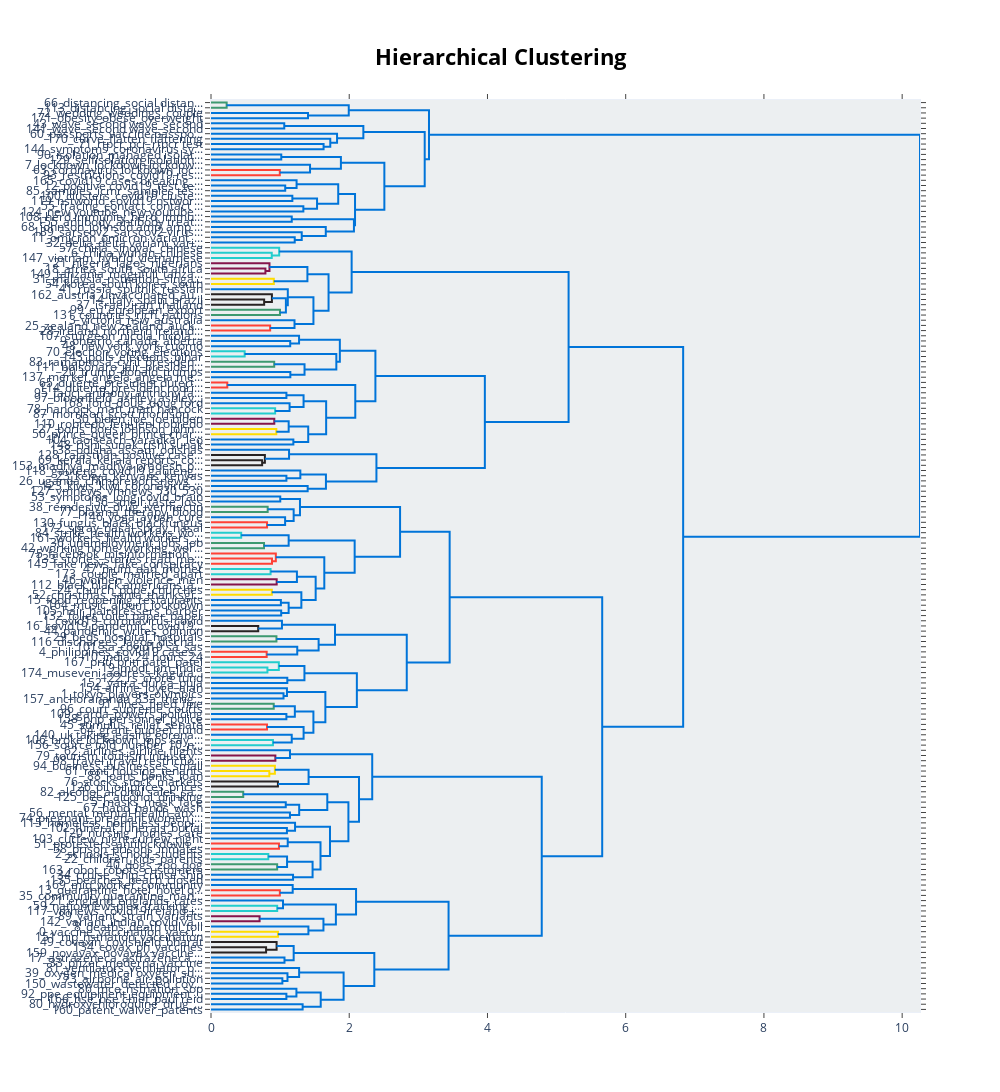

Write notebook code for a chart like this one.
### Code cell
topic_model.visualize_hierarchy()

### Figure 1 — Plotly figure (JSON) as saved in the notebook; plotly's stock layout.template omitted (floating-point values rounded to 4 significant figures; data arrays with more than 128 entries replaced by an {"elided": "..."} marker saying what was removed)
{"data": [{"hoverinfo": "text", "marker": {"color": "rgb(61,153,112)"}, "mode": "lines", "type": "scatter", "x": [0, 0.2264, 0.2264, 0], "xaxis": "x", "y": [-5, -5, -15, -15], "yaxis": "y"}, {"hoverinfo": "text", "marker": {"color": "rgb(0,116,217)"}, "mode": "lines", "type": "scatter", "x": [0, 1.404, 1.404, 0], "xaxis": "x", "y": [-25, -25, -35, -35], "yaxis": "y"}, {"hoverinfo": "text", "marker": {"color": "rgb(0,116,217)"}, "mode": "lines", "type": "scatter", "x": [0.2264, 1.993, 1.993, 1.404], "xaxis": "x", "y": [-10, -10, -30, -30], "yaxis": "y"}, {"hoverinfo": "text", "marker": {"color": "rgb(0,116,217)"}, "mode": "lines", "type": "scatter", "x": [0, 1.06, 1.06, 0], "xaxis": "x", "y": [-45, -45, -55, -55], "yaxis": "y"}, {"hoverinfo": "text", "marker": {"color": "rgb(0,116,217)"}, "mode": "lines", "type": "scatter", "x": [0, 1.629, 1.629, 0], "xaxis": "x", "y": [-85, -85, -95, -95], "yaxis": "y"}, {"hoverinfo": "text", "marker": {"color": "rgb(0,116,217)"}, "mode": "lines", "type": "scatter", "x": [0, 1.726, 1.726, 1.629], "xaxis": "x", "y": [-75, -75, -90, -90], "yaxis": "y"}, {"hoverinfo": "text", "marker": {"color": "rgb(0,116,217)"}, "mode": "lines", "type": "scatter", "x": [0, 1.824, 1.824, 1.726], "xaxis": "x", "y": [-65, -65, -82.5, -82.5], "yaxis": "y"}, {"hoverinfo": "text", "marker": {"color": "rgb(0,116,217)"}, "mode": "lines", "type": "scatter", "x": [1.06, 2.204, 2.204, 1.824], "xaxis": "x", "y": [-50, -50, -73.75, -73.75], "yaxis": "y"}, {"hoverinfo": "text", "marker": {"color": "rgb(0,116,217)"}, "mode": "lines", "type": "scatter", "x": [0, 1.017, 1.017, 0], "xaxis": "x", "y": [-105, -105, -115, -115], "yaxis": "y"}, {"hoverinfo": "text", "marker": {"color": "rgb(255,65,54)"}, "mode": "lines", "type": "scatter", "x": [0, 0.9956, 0.9956, 0], "xaxis": "x", "y": [-135, -135, -145, -145], "yaxis": "y"}, {"hoverinfo": "text", "marker": {"color": "rgb(0,116,217)"}, "mode": "lines", "type": "scatter", "x": [0, 1.433, 1.433, 0.9956], "xaxis": "x", "y": [-125, -125, -140, -140], "yaxis": "y"}, {"hoverinfo": "text", "marker": {"color": "rgb(0,116,217)"}, "mode": "lines", "type": "scatter", "x": [1.017, 1.879, 1.879, 1.433], "xaxis": "x", "y": [-110, -110, -132.5, -132.5], "yaxis": "y"}, {"hoverinfo": "text", "marker": {"color": "rgb(0,116,217)"}, "mode": "lines", "type": "scatter", "x": [0, 1.074, 1.074, 0], "xaxis": "x", "y": [-165, -165, -175, -175], "yaxis": "y"}, {"hoverinfo": "text", "marker": {"color": "rgb(0,116,217)"}, "mode": "lines", "type": "scatter", "x": [0, 1.238, 1.238, 1.074], "xaxis": "x", "y": [-155, -155, -170, -170], "yaxis": "y"}, {"hoverinfo": "text", "marker": {"color": "rgb(0,116,217)"}, "mode": "lines", "type": "scatter", "x": [0, 1.177, 1.177, 0], "xaxis": "x", "y": [-185, -185, -195, -195], "yaxis": "y"}, {"hoverinfo": "text", "marker": {"color": "rgb(0,116,217)"}, "mode": "lines", "type": "scatter", "x": [0, 1.336, 1.336, 0], "xaxis": "x", "y": [-205, -205, -215, -215], "yaxis": "y"}, {"hoverinfo": "text", "marker": {"color": "rgb(0,116,217)"}, "mode": "lines", "type": "scatter", "x": [1.177, 1.534, 1.534, 1.336], "xaxis": "x", "y": [-190, -190, -210, -210], "yaxis": "y"}, {"hoverinfo": "text", "marker": {"color": "rgb(0,116,217)"}, "mode": "lines", "type": "scatter", "x": [1.238, 1.841, 1.841, 1.534], "xaxis": "x", "y": [-162.5, -162.5, -200, -200], "yaxis": "y"}, {"hoverinfo": "text", "marker": {"color": "rgb(0,116,217)"}, "mode": "lines", "type": "scatter", "x": [0, 1.168, 1.168, 0], "xaxis": "x", "y": [-225, -225, -235, -235], "yaxis": "y"}, {"hoverinfo": "text", "marker": {"color": "rgb(0,116,217)"}, "mode": "lines", "type": "scatter", "x": [0, 1.211, 1.211, 0], "xaxis": "x", "y": [-265, -265, -275, -275], "yaxis": "y"}, {"hoverinfo": "text", "marker": {"color": "rgb(0,116,217)"}, "mode": "lines", "type": "scatter", "x": [0, 1.313, 1.313, 1.211], "xaxis": "x", "y": [-255, -255, -270, -270], "yaxis": "y"}, {"hoverinfo": "text", "marker": {"color": "rgb(0,116,217)"}, "mode": "lines", "type": "scatter", "x": [0, 1.661, 1.661, 1.313], "xaxis": "x", "y": [-245, -245, -262.5, -262.5], "yaxis": "y"}, {"hoverinfo": "text", "marker": {"color": "rgb(0,116,217)"}, "mode": "lines", "type": "scatter", "x": [1.168, 2.068, 2.068, 1.661], "xaxis": "x", "y": [-230, -230, -253.8, -253.8], "yaxis": "y"}, {"hoverinfo": "text", "marker": {"color": "rgb(0,116,217)"}, "mode": "lines", "type": "scatter", "x": [1.841, 2.084, 2.084, 2.068], "xaxis": "x", "y": [-181.2, -181.2, -241.9, -241.9], "yaxis": "y"}, {"hoverinfo": "text", "marker": {"color": "rgb(0,116,217)"}, "mode": "lines", "type": "scatter", "x": [1.879, 2.508, 2.508, 2.084], "xaxis": "x", "y": [-121.2, -121.2, -211.6, -211.6], "yaxis": "y"}, {"hoverinfo": "text", "marker": {"color": "rgb(0,116,217)"}, "mode": "lines", "type": "scatter", "x": [2.204, 3.092, 3.092, 2.508], "xaxis": "x", "y": [-61.88, -61.88, -166.4, -166.4], "yaxis": "y"}, {"hoverinfo": "text", "marker": {"color": "rgb(0,116,217)"}, "mode": "lines", "type": "scatter", "x": [1.993, 3.154, 3.154, 3.092], "xaxis": "x", "y": [-20, -20, -114.1, -114.1], "yaxis": "y"}, {"hoverinfo": "text", "marker": {"color": "rgb(35,205,205)"}, "mode": "lines", "type": "scatter", "x": [0, 0.8788, 0.8788, 0], "xaxis": "x", "y": [-295, -295, -305, -305], "yaxis": "y"}, {"hoverinfo": "text", "marker": {"color": "rgb(35,205,205)"}, "mode": "lines", "type": "scatter", "x": [0, 0.9864, 0.9864, 0.8788], "xaxis": "x", "y": [-285, -285, -300, -300], "yaxis": "y"}, {"hoverinfo": "text", "marker": {"color": "rgb(133,20,75)"}, "mode": "lines", "type": "scatter", "x": [0, 0.7874, 0.7874, 0], "xaxis": "x", "y": [-325, -325, -335, -335], "yaxis": "y"}, {"hoverinfo": "text", "marker": {"color": "rgb(133,20,75)"}, "mode": "lines", "type": "scatter", "x": [0, 0.846, 0.846, 0.7874], "xaxis": "x", "y": [-315, -315, -330, -330], "yaxis": "y"}, {"hoverinfo": "text", "marker": {"color": "rgb(255,220,0)"}, "mode": "lines", "type": "scatter", "x": [0, 0.9088, 0.9088, 0], "xaxis": "x", "y": [-345, -345, -355, -355], "yaxis": "y"}, {"hoverinfo": "text", "marker": {"color": "rgb(0,116,217)"}, "mode": "lines", "type": "scatter", "x": [0.846, 1.395, 1.395, 0.9088], "xaxis": "x", "y": [-322.5, -322.5, -350, -350], "yaxis": "y"}, {"hoverinfo": "text", "marker": {"color": "rgb(40,35,35)"}, "mode": "lines", "type": "scatter", "x": [0, 0.7689, 0.7689, 0], "xaxis": "x", "y": [-385, -385, -395, -395], "yaxis": "y"}, {"hoverinfo": "text", "marker": {"color": "rgb(40,35,35)"}, "mode": "lines", "type": "scatter", "x": [0, 0.8812, 0.8812, 0.7689], "xaxis": "x", "y": [-375, -375, -390, -390], "yaxis": "y"}, {"hoverinfo": "text", "marker": {"color": "rgb(61,153,112)"}, "mode": "lines", "type": "scatter", "x": [0, 0.9981, 0.9981, 0], "xaxis": "x", "y": [-405, -405, -415, -415], "yaxis": "y"}, {"hoverinfo": "text", "marker": {"color": "rgb(0,116,217)"}, "mode": "lines", "type": "scatter", "x": [0.8812, 1.084, 1.084, 0.9981], "xaxis": "x", "y": [-382.5, -382.5, -410, -410], "yaxis": "y"}, {"hoverinfo": "text", "marker": {"color": "rgb(0,116,217)"}, "mode": "lines", "type": "scatter", "x": [0, 1.111, 1.111, 1.084], "xaxis": "x", "y": [-365, -365, -396.2, -396.2], "yaxis": "y"}, {"hoverinfo": "text", "marker": {"color": "rgb(255,65,54)"}, "mode": "lines", "type": "scatter", "x": [0, 0.8558, 0.8558, 0], "xaxis": "x", "y": [-435, -435, -445, -445], "yaxis": "y"}, {"hoverinfo": "text", "marker": {"color": "rgb(0,116,217)"}, "mode": "lines", "type": "scatter", "x": [0, 1.208, 1.208, 0.8558], "xaxis": "x", "y": [-425, -425, -440, -440], "yaxis": "y"}, {"hoverinfo": "text", "marker": {"color": "rgb(0,116,217)"}, "mode": "lines", "type": "scatter", "x": [1.111, 1.482, 1.482, 1.208], "xaxis": "x", "y": [-380.6, -380.6, -432.5, -432.5], "yaxis": "y"}, {"hoverinfo": "text", "marker": {"color": "rgb(0,116,217)"}, "mode": "lines", "type": "scatter", "x": [1.395, 1.701, 1.701, 1.482], "xaxis": "x", "y": [-336.2, -336.2, -406.6, -406.6], "yaxis": "y"}, {"hoverinfo": "text", "marker": {"color": "rgb(0,116,217)"}, "mode": "lines", "type": "scatter", "x": [0.9864, 2.035, 2.035, 1.701], "xaxis": "x", "y": [-292.5, -292.5, -371.4, -371.4], "yaxis": "y"}, {"hoverinfo": "text", "marker": {"color": "rgb(0,116,217)"}, "mode": "lines", "type": "scatter", "x": [0, 1.146, 1.146, 0], "xaxis": "x", "y": [-465, -465, -475, -475], "yaxis": "y"}, {"hoverinfo": "text", "marker": {"color": "rgb(0,116,217)"}, "mode": "lines", "type": "scatter", "x": [0, 1.274, 1.274, 1.146], "xaxis": "x", "y": [-455, -455, -470, -470], "yaxis": "y"}, {"hoverinfo": "text", "marker": {"color": "rgb(35,205,205)"}, "mode": "lines", "type": "scatter", "x": [0, 0.487, 0.487, 0], "xaxis": "x", "y": [-485, -485, -495, -495], "yaxis": "y"}, {"hoverinfo": "text", "marker": {"color": "rgb(61,153,112)"}, "mode": "lines", "type": "scatter", "x": [0, 0.9146, 0.9146, 0], "xaxis": "x", "y": [-505, -505, -515, -515], "yaxis": "y"}, {"hoverinfo": "text", "marker": {"color": "rgb(0,116,217)"}, "mode": "lines", "type": "scatter", "x": [0, 1.148, 1.148, 0], "xaxis": "x", "y": [-525, -525, -535, -535], "yaxis": "y"}, {"hoverinfo": "text", "marker": {"color": "rgb(0,116,217)"}, "mode": "lines", "type": "scatter", "x": [0.9146, 1.353, 1.353, 1.148], "xaxis": "x", "y": [-510, -510, -530, -530], "yaxis": "y"}, {"hoverinfo": "text", "marker": {"color": "rgb(0,116,217)"}, "mode": "lines", "type": "scatter", "x": [0.487, 1.813, 1.813, 1.353], "xaxis": "x", "y": [-490, -490, -520, -520], "yaxis": "y"}, {"hoverinfo": "text", "marker": {"color": "rgb(0,116,217)"}, "mode": "lines", "type": "scatter", "x": [1.274, 1.864, 1.864, 1.813], "xaxis": "x", "y": [-462.5, -462.5, -505, -505], "yaxis": "y"}, {"hoverinfo": "text", "marker": {"color": "rgb(255,65,54)"}, "mode": "lines", "type": "scatter", "x": [0, 0.2356, 0.2356, 0], "xaxis": "x", "y": [-545, -545, -555, -555], "yaxis": "y"}, {"hoverinfo": "text", "marker": {"color": "rgb(0,116,217)"}, "mode": "lines", "type": "scatter", "x": [0, 1.091, 1.091, 0], "xaxis": "x", "y": [-565, -565, -575, -575], "yaxis": "y"}, {"hoverinfo": "text", "marker": {"color": "rgb(35,205,205)"}, "mode": "lines", "type": "scatter", "x": [0, 0.928, 0.928, 0], "xaxis": "x", "y": [-595, -595, -605, -605], "yaxis": "y"}, {"hoverinfo": "text", "marker": {"color": "rgb(0,116,217)"}, "mode": "lines", "type": "scatter", "x": [0, 1.137, 1.137, 0.928], "xaxis": "x", "y": [-585, -585, -600, -600], "yaxis": "y"}, {"hoverinfo": "text", "marker": {"color": "rgb(0,116,217)"}, "mode": "lines", "type": "scatter", "x": [1.091, 1.339, 1.339, 1.137], "xaxis": "x", "y": [-570, -570, -592.5, -592.5], "yaxis": "y"}, {"hoverinfo": "text", "marker": {"color": "rgb(133,20,75)"}, "mode": "lines", "type": "scatter", "x": [0, 0.9159, 0.9159, 0], "xaxis": "x", "y": [-615, -615, -625, -625], "yaxis": "y"}, {"hoverinfo": "text", "marker": {"color": "rgb(255,220,0)"}, "mode": "lines", "type": "scatter", "x": [0, 0.945, 0.945, 0], "xaxis": "x", "y": [-635, -635, -645, -645], "yaxis": "y"}, {"hoverinfo": "text", "marker": {"color": "rgb(0,116,217)"}, "mode": "lines", "type": "scatter", "x": [0.9159, 1.124, 1.124, 0.945], "xaxis": "x", "y": [-620, -620, -640, -640], "yaxis": "y"}, {"hoverinfo": "text", "marker": {"color": "rgb(0,116,217)"}, "mode": "lines", "type": "scatter", "x": [0, 1.192, 1.192, 0], "xaxis": "x", "y": [-655, -655, -665, -665], "yaxis": "y"}, {"hoverinfo": "text", "marker": {"color": "rgb(0,116,217)"}, "mode": "lines", "type": "scatter", "x": [1.124, 1.407, 1.407, 1.192], "xaxis": "x", "y": [-630, -630, -660, -660], "yaxis": "y"}, {"hoverinfo": "text", "marker": {"color": "rgb(0,116,217)"}, "mode": "lines", "type": "scatter", "x": [1.339, 1.666, 1.666, 1.407], "xaxis": "x", "y": [-581.2, -581.2, -645, -645], "yaxis": "y"}, {"hoverinfo": "text", "marker": {"color": "rgb(0,116,217)"}, "mode": "lines", "type": "scatter", "x": [0.2356, 2.088, 2.088, 1.666], "xaxis": "x", "y": [-550, -550, -613.1, -613.1], "yaxis": "y"}, {"hoverinfo": "text", "marker": {"color": "rgb(0,116,217)"}, "mode": "lines", "type": "scatter", "x": [1.864, 2.379, 2.379, 2.088], "xaxis": "x", "y": [-483.8, -483.8, -581.6, -581.6], "yaxis": "y"}, {"hoverinfo": "text", "marker": {"color": "rgb(40,35,35)"}, "mode": "lines", "type": "scatter", "x": [0, 0.7398, 0.7398, 0], "xaxis": "x", "y": [-695, -695, -705, -705], "yaxis": "y"}, {"hoverinfo": "text", "marker": {"color": "rgb(40,35,35)"}, "mode": "lines", "type": "scatter", "x": [0, 0.7797, 0.7797, 0.7398], "xaxis": "x", "y": [-685, -685, -700, -700], "yaxis": "y"}, {"hoverinfo": "text", "marker": {"color": "rgb(0,116,217)"}, "mode": "lines", "type": "scatter", "x": [0, 1.129, 1.129, 0.7797], "xaxis": "x", "y": [-675, -675, -692.5, -692.5], "yaxis": "y"}, {"hoverinfo": "text", "marker": {"color": "rgb(0,116,217)"}, "mode": "lines", "type": "scatter", "x": [0, 1.091, 1.091, 0], "xaxis": "x", "y": [-725, -725, -735, -735], "yaxis": "y"}, {"hoverinfo": "text", "marker": {"color": "rgb(0,116,217)"}, "mode": "lines", "type": "scatter", "x": [0, 1.293, 1.293, 1.091], "xaxis": "x", "y": [-715, -715, -730, -730], "yaxis": "y"}, {"hoverinfo": "text", "marker": {"color": "rgb(0,116,217)"}, "mode": "lines", "type": "scatter", "x": [0, 1.399, 1.399, 0], "xaxis": "x", "y": [-745, -745, -755, -755], "yaxis": "y"}, {"hoverinfo": "text", "marker": {"color": "rgb(0,116,217)"}, "mode": "lines", "type": "scatter", "x": [1.293, 1.663, 1.663, 1.399], "xaxis": "x", "y": [-722.5, -722.5, -750, -750], "yaxis": "y"}, {"hoverinfo": "text", "marker": {"color": "rgb(0,116,217)"}, "mode": "lines", "type": "scatter", "x": [1.129, 2.394, 2.394, 1.663], "xaxis": "x", "y": [-683.8, -683.8, -736.2, -736.2], "yaxis": "y"}, {"hoverinfo": "text", "marker": {"color": "rgb(0,116,217)"}, "mode": "lines", "type": "scatter", "x": [2.379, 3.962, 3.962, 2.394], "xaxis": "x", "y": [-532.7, -532.7, -710, -710], "yaxis": "y"}, {"hoverinfo": "text", "marker": {"color": "rgb(0,116,217)"}, "mode": "lines", "type": "scatter", "x": [2.035, 5.174, 5.174, 3.962], "xaxis": "x", "y": [-332.0, -332.0, -621.3, -621.3], "yaxis": "y"}, {"hoverinfo": "text", "marker": {"color": "rgb(0,116,217)"}, "mode": "lines", "type": "scatter", "x": [0, 1.002, 1.002, 0], "xaxis": "x", "y": [-765, -765, -775, -775], "yaxis": "y"}, {"hoverinfo": "text", "marker": {"color": "rgb(61,153,112)"}, "mode": "lines", "type": "scatter", "x": [0, 0.8199, 0.8199, 0], "xaxis": "x", "y": [-785, -785, -795, -795], "yaxis": "y"}, {"hoverinfo": "text", "marker": {"color": "rgb(255,65,54)"}, "mode": "lines", "type": "scatter", "x": [0, 0.8108, 0.8108, 0], "xaxis": "x", "y": [-815, -815, -825, -825], "yaxis": "y"}, {"hoverinfo": "text", "marker": {"color": "rgb(0,116,217)"}, "mode": "lines", "type": "scatter", "x": [0, 1.072, 1.072, 0.8108], "xaxis": "x", "y": [-805, -805, -820, -820], "yaxis": "y"}, {"hoverinfo": "text", "marker": {"color": "rgb(0,116,217)"}, "mode": "lines", "type": "scatter", "x": [0.8199, 1.196, 1.196, 1.072], "xaxis": "x", "y": [-790, -790, -812.5, -812.5], "yaxis": "y"}, {"hoverinfo": "text", "marker": {"color": "rgb(0,116,217)"}, "mode": "lines", "type": "scatter", "x": [1.002, 1.287, 1.287, 1.196], "xaxis": "x", "y": [-770, -770, -801.2, -801.2], "yaxis": "y"}, {"hoverinfo": "text", "marker": {"color": "rgb(35,205,205)"}, "mode": "lines", "type": "scatter", "x": [0, 0.4367, 0.4367, 0], "xaxis": "x", "y": [-835, -835, -845, -845], "yaxis": "y"}, {"hoverinfo": "text", "marker": {"color": "rgb(61,153,112)"}, "mode": "lines", "type": "scatter", "x": [0, 0.7671, 0.7671, 0], "xaxis": "x", "y": [-855, -855, -865, -865], "yaxis": "y"}, {"hoverinfo": "text", "marker": {"color": "rgb(0,116,217)"}, "mode": "lines", "type": "scatter", "x": [0.4367, 1.124, 1.124, 0.7671], "xaxis": "x", "y": [-840, -840, -860, -860], "yaxis": "y"}, {"hoverinfo": "text", "marker": {"color": "rgb(255,65,54)"}, "mode": "lines", "type": "scatter", "x": [0, 0.8827, 0.8827, 0], "xaxis": "x", "y": [-885, -885, -895, -895], "yaxis": "y"}, {"hoverinfo": "text", "marker": {"color": "rgb(255,65,54)"}, "mode": "lines", "type": "scatter", "x": [0, 0.938, 0.938, 0.8827], "xaxis": "x", "y": [-875, -875, -890, -890], "yaxis": "y"}, {"hoverinfo": "text", "marker": {"color": "rgb(35,205,205)"}, "mode": "lines", "type": "scatter", "x": [0, 0.8617, 0.8617, 0], "xaxis": "x", "y": [-905, -905, -915, -915], "yaxis": "y"}, {"hoverinfo": "text", "marker": {"color": "rgb(133,20,75)"}, "mode": "lines", "type": "scatter", "x": [0, 0.9502, 0.9502, 0], "xaxis": "x", "y": [-925, -925, -935, -935], "yaxis": "y"}, {"hoverinfo": "text", "marker": {"color": "rgb(0,116,217)"}, "mode": "lines", "type": "scatter", "x": [0.8617, 1.243, 1.243, 0.9502], "xaxis": "x", "y": [-910, -910, -930, -930], "yaxis": "y"}, {"hoverinfo": "text", "marker": {"color": "rgb(255,220,0)"}, "mode": "lines", "type": "scatter", "x": [0, 0.88, 0.88, 0], "xaxis": "x", "y": [-945, -945, -955, -955], "yaxis": "y"}, {"hoverinfo": "text", "marker": {"color": "rgb(0,116,217)"}, "mode": "lines", "type": "scatter", "x": [0, 1.011, 1.011, 0], "xaxis": "x", "y": [-965, -965, -975, -975], "yaxis": "y"}, {"hoverinfo": "text", "marker": {"color": "rgb(0,116,217)"}, "mode": "lines", "type": "scatter", "x": [0, 1.016, 1.016, 0], "xaxis": "x", "y": [-985, -985, -995, -995], "yaxis": "y"}, {"hoverinfo": "text", "marker": {"color": "rgb(0,116,217)"}, "mode": "lines", "type": "scatter", "x": [1.011, 1.123, 1.123, 1.016], "xaxis": "x", "y": [-970, -970, -990, -990], "yaxis": "y"}, {"hoverinfo": "text", "marker": {"color": "rgb(0,116,217)"}, "mode": "lines", "type": "scatter", "x": [0.88, 1.307, 1.307, 1.123], "xaxis": "x", "y": [-950, -950, -980, -980], "yaxis": "y"}, {"hoverinfo": "text", "marker": {"color": "rgb(0,116,217)"}, "mode": "lines", "type": "scatter", "x": [1.243, 1.514, 1.514, 1.307], "xaxis": "x", "y": [-920, -920, -965, -965], "yaxis": "y"}, {"hoverinfo": "text", "marker": {"color": "rgb(0,116,217)"}, "mode": "lines", "type": "scatter", "x": [0.938, 1.639, 1.639, 1.514], "xaxis": "x", "y": [-882.5, -882.5, -942.5, -942.5], "yaxis": "y"}, {"hoverinfo": "text", "marker": {"color": "rgb(0,116,217)"}, "mode": "lines", "type": "scatter", "x": [1.124, 2.079, 2.079, 1.639], "xaxis": "x", "y": [-850, -850, -912.5, -912.5], "yaxis": "y"}, {"hoverinfo": "text", "marker": {"color": "rgb(0,116,217)"}, "mode": "lines", "type": "scatter", "x": [1.287, 2.735, 2.735, 2.079], "xaxis": "x", "y": [-785.6, -785.6, -881.2, -881.2], "yaxis": "y"}, {"hoverinfo": "text", "marker": {"color": "rgb(40,35,35)"}, "mode": "lines", "type": "scatter", "x": [0, 0.6831, 0.6831, 0], "xaxis": "x", "y": [-1015, -1015, -1025, -1025], "yaxis": "y"}, {"hoverinfo": "text", "marker": {"color": "rgb(0,116,217)"}, "mode": "lines", "type": "scatter", "x": [0, 1.027, 1.027, 0.6831], "xaxis": "x", "y": [-1005, -1005, -1020, -1020], "yaxis": "y"}, {"hoverinfo": "text", "marker": {"color": "rgb(61,153,112)"}, "mode": "lines", "type": "scatter", "x": [0, 0.947, 0.947, 0], "xaxis": "x", "y": [-1035, -1035, -1045, -1045], "yaxis": "y"}, {"hoverinfo": "text", "marker": {"color": "rgb(255,65,54)"}, "mode": "lines", "type": "scatter", "x": [0, 0.8056, 0.8056, 0], "xaxis": "x", "y": [-1065, -1065, -1075, -1075], "yaxis": "y"}, {"hoverinfo": "text", "marker": {"color": "rgb(0,116,217)"}, "mode": "lines", "type": "scatter", "x": [0, 1.248, 1.248, 0.8056], "xaxis": "x", "y": [-1055, -1055, -1070, -1070], "yaxis": "y"}, {"hoverinfo": "text", "marker": {"color": "rgb(0,116,217)"}, "mode": "lines", "type": "scatter", "x": [0.947, 1.557, 1.557, 1.248], "xaxis": "x", "y": [-1040, -1040, -1062.0, -1062.0], "yaxis": "y"}, {"hoverinfo": "text", "marker": {"color": "rgb(0,116,217)"}, "mode": "lines", "type": "scatter", "x": [1.027, 1.794, 1.794, 1.557], "xaxis": "x", "y": [-1012.0, -1012.0, -1051.0, -1051.0], "yaxis": "y"}, {"hoverinfo": "text", "marker": {"color": "rgb(35,205,205)"}, "mode": "lines", "type": "scatter", "x": [0, 0.8165, 0.8165, 0], "xaxis": "x", "y": [-1095, -1095, -1105, -1105], "yaxis": "y"}, {"hoverinfo": "text", "marker": {"color": "rgb(35,205,205)"}, "mode": "lines", "type": "scatter", "x": [0, 0.9813, 0.9813, 0.8165], "xaxis": "x", "y": [-1085, -1085, -1100, -1100], "yaxis": "y"}, {"hoverinfo": "text", "marker": {"color": "rgb(0,116,217)"}, "mode": "lines", "type": "scatter", "x": [0, 1.104, 1.104, 0], "xaxis": "x", "y": [-1115, -1115, -1125, -1125], "yaxis": "y"}, {"hoverinfo": "text", "marker": {"color": "rgb(0,116,217)"}, "mode": "lines", "type": "scatter", "x": [0.9813, 1.352, 1.352, 1.104], "xaxis": "x", "y": [-1092.0, -1092.0, -1120, -1120], "yaxis": "y"}, {"hoverinfo": "text", "marker": {"color": "rgb(0,116,217)"}, "mode": "lines", "type": "scatter", "x": [0, 1.049, 1.049, 0], "xaxis": "x", "y": [-1145, -1145, -1155, -1155], "yaxis": "y"}, {"hoverinfo": "text", "marker": {"color": "rgb(0,116,217)"}, "mode": "lines", "type": "scatter", "x": [0, 1.099, 1.099, 1.049], "xaxis": "x", "y": [-1135, -1135, -1150, -1150], "yaxis": "y"}, {"hoverinfo": "text", "marker": {"color": "rgb(61,153,112)"}, "mode": "lines", "type": "scatter", "x": [0, 0.9075, 0.9075, 0], "xaxis": "x", "y": [-1165, -1165, -1175, -1175], "yaxis": "y"}, {"hoverinfo": "text", "marker": {"color": "rgb(0,116,217)"}, "mode": "lines", "type": "scatter", "x": [0, 1.091, 1.091, 0], "xaxis": "x", "y": [-1185, -1185, -1195, -1195], "yaxis": "y"}, {"hoverinfo": "text", "marker": {"color": "rgb(0,116,217)"}, "mode": "lines", "type": "scatter", "x": [0.9075, 1.213, 1.213, 1.091], "xaxis": "x", "y": [-1170, -1170, -1190, -1190], "yaxis": "y"}, {"hoverinfo": "text", "marker": {"color": "rgb(255,65,54)"}, "mode": "lines", "type": "scatter", "x": [0, 0.8103, 0.8103, 0], "xaxis": "x", "y": [-1205, -1205, -1215, -1215], "yaxis": "y"}, {"hoverinfo": "text", "marker": {"color": "rgb(35,205,205)"}, "mode": "lines", "type": "scatter", "x": [0, 0.896, 0.896, 0], "xaxis": "x", "y": [-1235, -1235, -1245, -1245], "yaxis": "y"}, {"hoverinfo": "text", "marker": {"color": "rgb(0,116,217)"}, "mode": "lines", "type": "scatter", "x": [0, 1.168, 1.168, 0.896], "xaxis": "x", "y": [-1225, -1225, -1240, -1240], "yaxis": "y"}, {"hoverinfo": "text", "marker": {"color": "rgb(0,116,217)"}, "mode": "lines", "type": "scatter", "x": [0.8103, 1.34, 1.34, 1.168], "xaxis": "x", "y": [-1210, -1210, -1232.0, -1232.0], "yaxis": "y"}, {"hoverinfo": "text", "marker": {"color": "rgb(0,116,217)"}, "mode": "lines", "type": "scatter", "x": [1.213, 1.482, 1.482, 1.34], "xaxis": "x", "y": [-1180, -1180, -1221.0, -1221.0], "yaxis": "y"}, {"hoverinfo": "text", "marker": {"color": "rgb(0,116,217)"}, "mode": "lines", "type": "scatter", "x": [1.099, 1.655, 1.655, 1.482], "xaxis": "x", "y": [-1142.0, -1142.0, -1201.0, -1201.0], "yaxis": "y"}, {"hoverinfo": "text", "marker": {"color": "rgb(0,116,217)"}, "mode": "lines", "type": "scatter", "x": [1.352, 2.11, 2.11, 1.655], "xaxis": "x", "y": [-1106.0, -1106.0, -1172.0, -1172.0], "yaxis": "y"}, {"hoverinfo": "text", "marker": {"color": "rgb(0,116,217)"}, "mode": "lines", "type": "scatter", "x": [1.794, 2.832, 2.832, 2.11], "xaxis": "x", "y": [-1032.0, -1032.0, -1139.0, -1139.0], "yaxis": "y"}, {"hoverinfo": "text", "marker": {"color": "rgb(0,116,217)"}, "mode": "lines", "type": "scatter", "x": [2.735, 3.453, 3.453, 2.832], "xaxis": "x", "y": [-833.4, -833.4, -1085.0, -1085.0], "yaxis": "y"}, {"hoverinfo": "text", "marker": {"color": "rgb(133,20,75)"}, "mode": "lines", "type": "scatter", "x": [0, 0.9314, 0.9314, 0], "xaxis": "x", "y": [-1265, -1265, -1275, -1275], "yaxis": "y"}, {"hoverinfo": "text", "marker": {"color": "rgb(0,116,217)"}, "mode": "lines", "type": "scatter", "x": [0, 1.143, 1.143, 0.9314], "xaxis": "x", "y": [-1255, -1255, -1270, -1270], "yaxis": "y"}, {"hoverinfo": "text", "marker": {"color": "rgb(255,220,0)"}, "mode": "lines", "type": "scatter", "x": [0, 0.844, 0.844, 0], "xaxis": "x", "y": [-1295, -1295, -1305, -1305], "yaxis": "y"}, {"hoverinfo": "text", "marker": {"color": "rgb(255,220,0)"}, "mode": "lines", "type": "scatter", "x": [0, 0.9243, 0.9243, 0.844], "xaxis": "x", "y": [-1285, -1285, -1300, -1300], "yaxis": "y"}, {"hoverinfo": "text", "marker": {"color": "rgb(40,35,35)"}, "mode": "lines", "type": "scatter", "x": [0, 0.9683, 0.9683, 0], "xaxis": "x", "y": [-1315, -1315, -1325, -1325], "yaxis": "y"}, {"hoverinfo": "text", "marker": {"color": "rgb(0,116,217)"}, "mode": "lines", "type": "scatter", "x": [0.9243, 1.412, 1.412, 0.9683], "xaxis": "x", "y": [-1292.0, -1292.0, -1320, -1320], "yaxis": "y"}, {"hoverinfo": "text", "marker": {"color": "rgb(61,153,112)"}, "mode": "lines", "type": "scatter", "x": [0, 0.4662, 0.4662, 0], "xaxis": "x", "y": [-1335, -1335, -1345, -1345], "yaxis": "y"}, {"hoverinfo": "text", "marker": {"color": "rgb(0,116,217)"}, "mode": "lines", "type": "scatter", "x": [0, 1.082, 1.082, 0], "xaxis": "x", "y": [-1355, -1355, -1365, -1365], "yaxis": "y"}, {"hoverinfo": "text", "marker": {"color": "rgb(0,116,217)"}, "mode": "lines", "type": "scatter", "x": [0, 1.142, 1.142, 0], "xaxis": "x", "y": [-1375, -1375, -1385, -1385], "yaxis": "y"}, {"hoverinfo": "text", "marker": {"color": "rgb(0,116,217)"}, "mode": "lines", "type": "scatter", "x": [1.082, 1.276, 1.276, 1.142], "xaxis": "x", "y": [-1360, -1360, -1380, -1380], "yaxis": "y"}, {"hoverinfo": "text", "marker": {"color": "rgb(0,116,217)"}, "mode": "lines", "type": "scatter", "x": [0.4662, 1.683, 1.683, 1.276], "xaxis": "x", "y": [-1340, -1340, -1370, -1370], "yaxis": "y"}, {"hoverinfo": "text", "marker": {"color": "rgb(0,116,217)"}, "mode": "lines", "type": "scatter", "x": [0, 1.098, 1.098, 0], "xaxis": "x", "y": [-1405, -1405, -1415, -1415], "yaxis": "y"}, {"hoverinfo": "text", "marker": {"color": "rgb(0,116,217)"}, "mode": "lines", "type": "scatter", "x": [0, 1.216, 1.216, 1.098], "xaxis": "x", "y": [-1395, -1395, -1410, -1410], "yaxis": "y"}, {"hoverinfo": "text", "marker": {"color": "rgb(255,65,54)"}, "mode": "lines", "type": "scatter", "x": [0, 0.9832, 0.9832, 0], "xaxis": "x", "y": [-1435, -1435, -1445, -1445], "yaxis": "y"}, {"hoverinfo": "text", "marker": {"color": "rgb(0,116,217)"}, "mode": "lines", "type": "scatter", "x": [0, 1.11, 1.11, 0.9832], "xaxis": "x", "y": [-1425, -1425, -1440, -1440], "yaxis": "y"}, {"hoverinfo": "text", "marker": {"color": "rgb(35,205,205)"}, "mode": "lines", "type": "scatter", "x": [0, 0.8289, 0.8289, 0], "xaxis": "x", "y": [-1455, -1455, -1465, -1465], "yaxis": "y"}, {"hoverinfo": "text", "marker": {"color": "rgb(61,153,112)"}, "mode": "lines", "type": "scatter", "x": [0, 0.957, 0.957, 0], "xaxis": "x", "y": [-1475, -1475, -1485, -1485], "yaxis": "y"}, {"hoverinfo": "text", "marker": {"color": "rgb(0,116,217)"}, "mode": "lines", "type": "scatter", "x": [0.8289, 1.1, 1.1, 0.957], "xaxis": "x", "y": [-1460, -1460, -1480, -1480], "yaxis": "y"}, {"hoverinfo": "text", "marker": {"color": "rgb(0,116,217)"}, "mode": "lines", "type": "scatter", "x": [0, 1.187, 1.187, 0], "xaxis": "x", "y": [-1495, -1495, -1505, -1505], "yaxis": "y"}, {"hoverinfo": "text", "marker": {"color": "rgb(0,116,217)"}, "mode": "lines", "type": "scatter", "x": [1.1, 1.47, 1.47, 1.187], "xaxis": "x", "y": [-1470, -1470, -1500, -1500], "yaxis": "y"}, {"hoverinfo": "text", "marker": {"color": "rgb(0,116,217)"}, "mode": "lines", "type": "scatter", "x": [1.11, 1.584, 1.584, 1.47], "xaxis": "x", "y": [-1432.0, -1432.0, -1485, -1485], "yaxis": "y"}, {"hoverinfo": "text", "marker": {"color": "rgb(0,116,217)"}, "mode": "lines", "type": "scatter", "x": [1.216, 1.722, 1.722, 1.584], "xaxis": "x", "y": [-1402.0, -1402.0, -1459.0, -1459.0], "yaxis": "y"}, {"hoverinfo": "text", "marker": {"color": "rgb(0,116,217)"}, "mode": "lines", "type": "scatter", "x": [1.683, 1.988, 1.988, 1.722], "xaxis": "x", "y": [-1355, -1355, -1431.0, -1431.0], "yaxis": "y"}, {"hoverinfo": "text", "marker": {"color": "rgb(0,116,217)"}, "mode": "lines", "type": "scatter", "x": [1.412, 2.142, 2.142, 1.988], "xaxis": "x", "y": [-1306.0, -1306.0, -1393.0, -1393.0], "yaxis": "y"}, {"hoverinfo": "text", "marker": {"color": "rgb(0,116,217)"}, "mode": "lines", "type": "scatter", "x": [1.143, 2.333, 2.333, 2.142], "xaxis": "x", "y": [-1262.0, -1262.0, -1350.0, -1350.0], "yaxis": "y"}, {"hoverinfo": "text", "marker": {"color": "rgb(255,65,54)"}, "mode": "lines", "type": "scatter", "x": [0, 0.9962, 0.9962, 0], "xaxis": "x", "y": [-1525, -1525, -1535, -1535], "yaxis": "y"}, {"hoverinfo": "text", "marker": {"color": "rgb(0,116,217)"}, "mode": "lines", "type": "scatter", "x": [0, 1.182, 1.182, 0.9962], "xaxis": "x", "y": [-1515, -1515, -1530, -1530], "yaxis": "y"}, {"hoverinfo": "text", "marker": {"color": "rgb(35,205,205)"}, "mode": "lines", "type": "scatter", "x": [0, 0.9575, 0.9575, 0], "xaxis": "x", "y": [-1555, -1555, -1565, -1565], "yaxis": "y"}, {"hoverinfo": "text", "marker": {"color": "rgb(0,116,217)"}, "mode": "lines", "type": "scatter", "x": [0, 1.042, 1.042, 0.9575], "xaxis": "x", "y": [-1545, -1545, -1560, -1560], "yaxis": "y"}, {"hoverinfo": "text", "marker": {"color": "rgb(133,20,75)"}, "mode": "lines", "type": "scatter", "x": [0, 0.703, 0.703, 0], "xaxis": "x", "y": [-1575, -1575, -1585, -1585], "yaxis": "y"}, {"hoverinfo": "text", "marker": {"color": "rgb(255,220,0)"}, "mode": "lines", "type": "scatter", "x": [0, 0.9683, 0.9683, 0], "xaxis": "x", "y": [-1605, -1605, -1615, -1615], "yaxis": "y"}, {"hoverinfo": "text", "marker": {"color": "rgb(0,116,217)"}, "mode": "lines", "type": "scatter", "x": [0, 1.409, 1.409, 0.9683], "xaxis": "x", "y": [-1595, -1595, -1610, -1610], "yaxis": "y"}, {"hoverinfo": "text", "marker": {"color": "rgb(0,116,217)"}, "mode": "lines", "type": "scatter", "x": [0.703, 1.627, 1.627, 1.409], "xaxis": "x", "y": [-1580, -1580, -1602.0, -1602.0], "yaxis": "y"}, {"hoverinfo": "text", "marker": {"color": "rgb(0,116,217)"}, "mode": "lines", "type": "scatter", "x": [1.042, 1.807, 1.807, 1.627], "xaxis": "x", "y": [-1552.0, -1552.0, -1591.0, -1591.0], "yaxis": "y"}, {"hoverinfo": "text", "marker": {"color": "rgb(0,116,217)"}, "mode": "lines", "type": "scatter", "x": [1.182, 2.099, 2.099, 1.807], "xaxis": "x", "y": [-1522.0, -1522.0, -1572.0, -1572.0], "yaxis": "y"}, {"hoverinfo": "text", "marker": {"color": "rgb(40,35,35)"}, "mode": "lines", "type": "scatter", "x": [0, 0.7971, 0.7971, 0], "xaxis": "x", "y": [-1635, -1635, -1645, -1645], "yaxis": "y"}, {"hoverinfo": "text", "marker": {"color": "rgb(40,35,35)"}, "mode": "lines", "type": "scatter", "x": [0, 0.9491, 0.9491, 0.7971], "xaxis": "x", "y": [-1625, -1625, -1640, -1640], "yaxis": "y"}, {"hoverinfo": "text", "marker": {"color": "rgb(0,116,217)"}, "mode": "lines", "type": "scatter", "x": [0, 1.063, 1.063, 0], "xaxis": "x", "y": [-1655, -1655, -1665, -1665], "yaxis": "y"}, {"hoverinfo": "text", "marker": {"color": "rgb(0,116,217)"}, "mode": "lines", "type": "scatter", "x": [0.9491, 1.196, 1.196, 1.063], "xaxis": "x", "y": [-1632.0, -1632.0, -1660, -1660], "yaxis": "y"}, {"hoverinfo": "text", "marker": {"color": "rgb(0,116,217)"}, "mode": "lines", "type": "scatter", "x": [0, 1.033, 1.033, 0], "xaxis": "x", "y": [-1695, -1695, -1705, -1705], "yaxis": "y"}, {"hoverinfo": "text", "marker": {"color": "rgb(0,116,217)"}, "mode": "lines", "type": "scatter", "x": [0, 1.107, 1.107, 1.033], "xaxis": "x", "y": [-1685, -1685, -1700, -1700], "yaxis": "y"}, {"hoverinfo": "text", "marker": {"color": "rgb(0,116,217)"}, "mode": "lines", "type": "scatter", "x": [0, 1.275, 1.275, 1.107], "xaxis": "x", "y": [-1675, -1675, -1692.0, -1692.0], "yaxis": "y"}, {"hoverinfo": "text", "marker": {"color": "rgb(0,116,217)"}, "mode": "lines", "type": "scatter", "x": [0, 1.091, 1.091, 0], "xaxis": "x", "y": [-1725, -1725, -1735, -1735], "yaxis": "y"}, {"hoverinfo": "text", "marker": {"color": "rgb(0,116,217)"}, "mode": "lines", "type": "scatter", "x": [0, 1.236, 1.236, 1.091], "xaxis": "x", "y": [-1715, -1715, -1730, -1730], "yaxis": "y"}, {"hoverinfo": "text", "marker": {"color": "rgb(0,116,217)"}, "mode": "lines", "type": "scatter", "x": [0, 1.326, 1.326, 0], "xaxis": "x", "y": [-1745, -1745, -1755, -1755], "yaxis": "y"}, {"hoverinfo": "text", "marker": {"color": "rgb(0,116,217)"}, "mode": "lines", "type": "scatter", "x": [1.236, 1.587, 1.587, 1.326], "xaxis": "x", "y": [-1722.0, -1722.0, -1750, -1750], "yaxis": "y"}, {"hoverinfo": "text", "marker": {"color": "rgb(0,116,217)"}, "mode": "lines", "type": "scatter", "x": [1.275, 1.919, 1.919, 1.587], "xaxis": "x", "y": [-1684.0, -1684.0, -1736.0, -1736.0], "yaxis": "y"}, {"hoverinfo": "text", "marker": {"color": "rgb(0,116,217)"}, "mode": "lines", "type": "scatter", "x": [1.196, 2.363, 2.363, 1.919], "xaxis": "x", "y": [-1646.0, -1646.0, -1710, -1710], "yaxis": "y"}, {"hoverinfo": "text", "marker": {"color": "rgb(0,116,217)"}, "mode": "lines", "type": "scatter", "x": [2.099, 3.437, 3.437, 2.363], "xaxis": "x", "y": [-1547.0, -1547.0, -1678.0, -1678.0], "yaxis": "y"}, {"hoverinfo": "text", "marker": {"color": "rgb(0,116,217)"}, "mode": "lines", "type": "scatter", "x": [2.333, 4.785, 4.785, 3.437], "xaxis": "x", "y": [-1306.0, -1306.0, -1613.0, -1613.0], "yaxis": "y"}, {"hoverinfo": "text", "marker": {"color": "rgb(0,116,217)"}, "mode": "lines", "type": "scatter", "x": [3.453, 5.66, 5.66, 4.785], "xaxis": "x", "y": [-959.4, -959.4, -1459.0, -1459.0], "yaxis": "y"}, {"hoverinfo": "text", "marker": {"color": "rgb(0,116,217)"}, "mode": "lines", "type": "scatter", "x": [5.174, 6.831, 6.831, 5.66], "xaxis": "x", "y": [-476.6, -476.6, -1209.0, -1209.0], "yaxis": "y"}, {"hoverinfo": "text", "marker": {"color": "rgb(0,116,217)"}, "mode": "lines", "type": "scatter", "x": [3.154, 10.26, 10.26, 6.831], "xaxis": "x", "y": [-67.07, -67.07, -843.0, -843.0], "yaxis": "y"}], "layout": {"autosize": false, "height": 2840, "hoverlabel": {"bgcolor": "white", "font": {"family": "Rockwell", "size": 16}}, "hovermode": "closest", "plot_bgcolor": "#ECEFF1", "showlegend": false, "title": {"font": {"color": "Black", "size": 22}, "text": "<b>Hierarchical Clustering", "x": 0.5, "xanchor": "center", "yanchor": "top"}, "width": 1000, "xaxis": {"autorange": true, "mirror": "allticks", "range": [0, 10.26], "rangemode": "tozero", "showgrid": false, "showline": true, "showticklabels": true, "ticks": "outside", "type": "linear", "zeroline": false}, "yaxis": {"mirror": "allticks", "range": [-1760, 0], "rangemode": "tozero", "showgrid": false, "showline": true, "showticklabels": true, "tickmode": "array", "ticks": "outside", "ticktext": {"elided": "176 str values"}, "tickvals": {"elided": "176 int values"}, "type": "linear", "zeroline": false}}}
